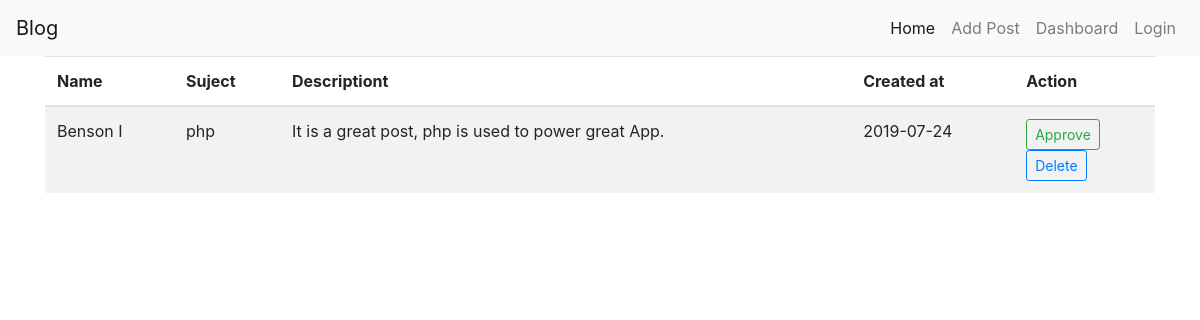
/viewComment.php, run on the app's committed database.
### tables this page shows
CREATE TABLE `comments` (
  `id` int(11) NOT NULL,
  `name` varchar(40) NOT NULL,
  `email` varchar(40) NOT NULL,
  `subject` varchar(100) NOT NULL,
  `description` text NOT NULL,
  `slug` varchar(122) NOT NULL,
  `created_at` date NOT NULL,
  `status` int(11) NOT NULL
);

### Comment.php (called while the page is built, shortened)
<?php
class Comment
{
    private $db;
    public function __construct($db)
    {
        $this->db = $db;
    }
    public function getPendingComment()
    {
        $sql = "SELECT * FROM comments WHERE status =0";
        $result = mysqli_query($this->db, $sql);
        return $result;
    }
}

### viewComment.php (the view, shortened to what this page needs)
<?php
include('header.php');
include('Comment.php');
$comments = new Comment($db);
?>
<div class="container">
    <table class="table table-striped">
        <thead>
            <tr>
                <th>Name</th>
                <th>Suject</th>
                <th>Descriptiont</th>
                <th>Created at</th>
                <th>Action</th>
            </tr>
        </thead>
        <tbody>
            <?php foreach ($comments->getPendingComment() as $comment) { ?>
                <tr>
                    <td><?php echo $comment['name']; ?></td>
                    <td><?php echo $comment['subject']; ?></td>
                    <td><?php echo $comment['description']; ?></td>
                    <td><?php echo date('Y-m-d', strtotime($comment['created_at'])); ?></td>
                    <td>
                        <form method="POST">
                            <button type="submit" name="approvedComment" class="btn btn-outline-success btn-sm">Approve</button>
                        </form>
                        <form method="POST">
                            <button type="submit" name="delete" class="btn btn-outline-primary btn-sm">Delete</button>
                        </form>
                    </td>
                <?php } ?>
            </tr>
        </tbody>
    </table>
</div>

### custom.css (style rules this page uses)
body { text-align: justify; }

### data on the page
comments: name "Benson I", subject "php", description "It is a great post, php is used to power great App.", created_at "2019-07-24"
